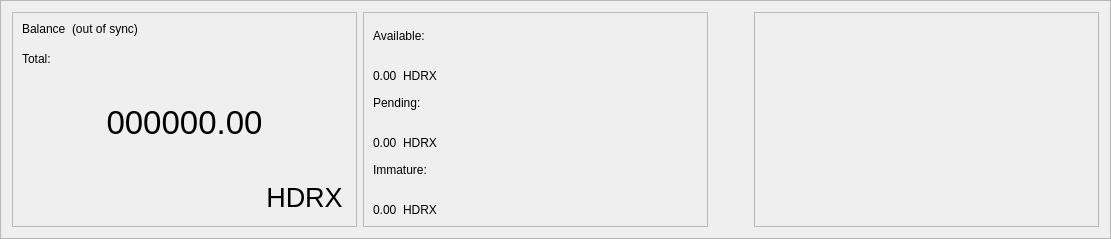
      <widget class="QFrame" name="frame_blue">
       <property name="enabled">
        <bool>true</bool>
       </property>
       <property name="sizePolicy">
        <sizepolicy hsizetype="Preferred" vsizetype="Preferred">
         <horstretch>0</horstretch>
         <verstretch>0</verstretch>
        </sizepolicy>
       </property>
       <property name="minimumSize">
        <size>
         <width>1065</width>
         <height>220</height>
        </size>
       </property>
       <property name="maximumSize">
        <size>
         <width>16777215</width>
         <height>16777215</height>
        </size>
       </property>
       <property name="sizeIncrement">
        <size>
         <width>0</width>
         <height>0</height>
        </size>
       </property>
       <property name="baseSize">
        <size>
         <width>0</width>
         <height>500</height>
        </size>
       </property>
       <property name="frameShape">
        <enum>QFrame::StyledPanel</enum>
       </property>
       <property name="frameShadow">
        <enum>QFrame::Raised</enum>
       </property>
       <layout class="QHBoxLayout" name="horizontalLayout">
        <item>
         <widget class="QFrame" name="frame_blue_1">
          <property name="minimumSize">
           <size>
            <width>345</width>
            <height>200</height>
           </size>
          </property>
          <property name="maximumSize">
           <size>
            <width>16777215</width>
            <height>16777215</height>
           </size>
          </property>
          <property name="frameShape">
           <enum>QFrame::StyledPanel</enum>
          </property>
          <property name="frameShadow">
           <enum>QFrame::Raised</enum>
          </property>
          <layout class="QHBoxLayout" name="horizontalLayout_2">
           <item>
            <layout class="QVBoxLayout" name="verticalLayout">
             <item>
              <layout class="QHBoxLayout" name="horizontalLayout_3">
               <property name="spacing">
                <number>6</number>
               </property>
               <property name="sizeConstraint">
                <enum>QLayout::SetFixedSize</enum>
               </property>
               <item>
                <widget class="QLabel" name="label_5">
                 <property name="minimumSize">
                  <size>
                   <width>0</width>
                   <height>24</height>
                  </size>
                 </property>
                 <property name="maximumSize">
                  <size>
                   <width>16777215</width>
                   <height>24</height>
                  </size>
                 </property>
                 <property name="text">
                  <string>Balance</string>
                 </property>
                 <property name="alignment">
                  <set>Qt::AlignLeading|Qt::AlignLeft|Qt::AlignTop</set>
                 </property>
                </widget>
               </item>
               <item>
                <widget class="QLabel" name="labelWalletStatus">
                 <property name="minimumSize">
                  <size>
                   <width>0</width>
                   <height>24</height>
                  </size>
                 </property>
                 <property name="maximumSize">
                  <size>
                   <width>16777215</width>
                   <height>24</height>
                  </size>
                 </property>
                 <property name="text">
                  <string>(out of sync)</string>
                 </property>
                 <property name="alignment">
                  <set>Qt::AlignLeading|Qt::AlignLeft|Qt::AlignTop</set>
                 </property>
                </widget>
               </item>
               <item>
                <spacer name="horizontalSpacer">
                 <property name="orientation">
                  <enum>Qt::Horizontal</enum>
                 </property>
                 <property name="sizeHint" stdset="0">
                  <size>
                   <width>40</width>
                   <height>20</height>
                  </size>
                 </property>
                </spacer>
               </item>
              </layout>
             </item>
             <item>
              <widget class="QLabel" name="labelTotalText">
               <property name="maximumSize">
                <size>
                 <width>16777215</width>
                 <height>15</height>
                </size>
               </property>
               <property name="text">
                <string>Total:</string>
               </property>
              </widget>
             </item>
             <item>
              <widget class="QLabel" name="labelTotal">
               <property name="sizePolicy">
                <sizepolicy hsizetype="Preferred" vsizetype="Preferred">
                 <horstretch>0</horstretch>
                 <verstretch>0</verstretch>
                </sizepolicy>
               </property>
               <property name="minimumSize">
                <size>
                 <width>0</width>
                 <height>100</height>
                </size>
               </property>
               <property name="maximumSize">
                <size>
                 <width>16777215</width>
                 <height>100</height>
                </size>
               </property>
               <property name="font">
                <font>
                 <pointsize>25</pointsize>
                 <weight>50</weight>
                 <bold>false</bold>
                </font>
               </property>
               <property name="mouseTracking">
                <bool>false</bool>
               </property>
               <property name="text">
                <string>000000.00</string>
               </property>
               <property name="alignment">
                <set>Qt::AlignCenter</set>
               </property>
              </widget>
             </item>
             <item>
              <layout class="QHBoxLayout" name="horizontalLayout_11">
               <item>
                <spacer name="horizontalSpacer_8">
                 <property name="orientation">
                  <enum>Qt::Horizontal</enum>
                 </property>
                 <property name="sizeHint" stdset="0">
                  <size>
                   <width>40</width>
                   <height>20</height>
                  </size>
                 </property>
                </spacer>
               </item>
               <item>
                <widget class="QPushButton" name="blabel_HDRX">
                 <property name="font">
                  <font>
                   <pointsize>20</pointsize>
                   <italic>false</italic>
                   <kerning>true</kerning>
                  </font>
                 </property>
                 <property name="cursor">
                  <cursorShape>PointingHandCursor</cursorShape>
                 </property>
                 <property name="text">
                  <string>HDRX</string>
                 </property>
                 <property name="flat">
                  <bool>true</bool>
                 </property>
                </widget>
               </item>
              </layout>
             </item>
            </layout>
           </item>
          </layout>
         </widget>
        </item>
        <item>
         <widget class="QFrame" name="frame_blue_2">
          <property name="minimumSize">
           <size>
            <width>345</width>
            <height>200</height>
           </size>
          </property>
          <property name="maximumSize">
           <size>
            <width>16777215</width>
            <height>16777215</height>
           </size>
          </property>
          <property name="frameShape">
           <enum>QFrame::StyledPanel</enum>
          </property>
          <property name="frameShadow">
           <enum>QFrame::Raised</enum>
          </property>
          <layout class="QVBoxLayout" name="verticalLayout_3">
           <item>
            <layout class="QVBoxLayout" name="verticalLayout_2">
             <item>
              <widget class="QLabel" name="labelBalanceText">
               <property name="text">
                <string>Available:</string>
               </property>
              </widget>
             </item>
             <item>
              <layout class="QHBoxLayout" name="horizontalLayout_4">
               <item>
                <widget class="QLabel" name="labelBalance">
                 <property name="text">
                  <string>0.00</string>
                 </property>
                 <property name="alignment">
                  <set>Qt::AlignBottom|Qt::AlignLeading|Qt::AlignLeft</set>
                 </property>
                </widget>
               </item>
               <item>
                <widget class="QLabel" name="label_HDRX2">
                 <property name="text">
                  <string>HDRX</string>
                 </property>
                 <property name="alignment">
                  <set>Qt::AlignBottom|Qt::AlignLeading|Qt::AlignLeft</set>
                 </property>
                </widget>
               </item>
               <item>
                <spacer name="horizontalSpacer_3">
                 <property name="orientation">
                  <enum>Qt::Horizontal</enum>
                 </property>
                 <property name="sizeHint" stdset="0">
                  <size>
                   <width>40</width>
                   <height>20</height>
                  </size>
                 </property>
                </spacer>
               </item>
              </layout>
             </item>
             <item>
              <widget class="QLabel" name="labelPendingText">
               <property name="text">
                <string>Pending:</string>
               </property>
              </widget>
             </item>
             <item>
              <layout class="QHBoxLayout" name="horizontalLayout_5">
               <item>
                <widget class="QLabel" name="labelUnconfirmed">
                 <property name="text">
                  <string>0.00</string>
                 </property>
                 <property name="alignment">
                  <set>Qt::AlignBottom|Qt::AlignLeading|Qt::AlignLeft</set>
                 </property>
                </widget>
               </item>
               <item>
                <widget class="QLabel" name="label_HDRX3">
                 <property name="text">
                  <string>HDRX</string>
                 </property>
                 <property name="alignment">
                  <set>Qt::AlignBottom|Qt::AlignLeading|Qt::AlignLeft</set>
                 </property>
                </widget>
               </item>
               <item>
                <spacer name="horizontalSpacer_4">
                 <property name="orientation">
                  <enum>Qt::Horizontal</enum>
                 </property>
                 <property name="sizeHint" stdset="0">
                  <size>
                   <width>40</width>
                   <height>20</height>
                  </size>
                 </property>
                </spacer>
               </item>
              </layout>
             </item>
             <item>
              <widget class="QLabel" name="labelImmatureText">
               <property name="text">
                <string>Immature:</string>
               </property>
              </widget>
             </item>
             <item>
              <layout class="QHBoxLayout" name="horizontalLayout_6">
               <item>
                <widget class="QLabel" name="labelImmature">
                 <property name="text">
                  <string>0.00</string>
                 </property>
                 <property name="alignment">
                  <set>Qt::AlignBottom|Qt::AlignLeading|Qt::AlignLeft</set>
                 </property>
                </widget>
               </item>
               <item>
                <widget class="QLabel" name="label_HDRX4">
                 <property name="text">
                  <string>HDRX</string>
                 </property>
                 <property name="alignment">
                  <set>Qt::AlignBottom|Qt::AlignLeading|Qt::AlignLeft</set>
                 </property>
                </widget>
               </item>
               <item>
                <spacer name="horizontalSpacer_5">
                 <property name="orientation">
                  <enum>Qt::Horizontal</enum>
                 </property>
                 <property name="sizeHint" stdset="0">
                  <size>
                   <width>40</width>
                   <height>20</height>
                  </size>
                 </property>
                </spacer>
               </item>
              </layout>
             </item>
            </layout>
           </item>
          </layout>
         </widget>
        </item>
        <item>
         <spacer name="horizontalSpacer_9">
          <property name="orientation">
           <enum>Qt::Horizontal</enum>
          </property>
          <property name="sizeHint" stdset="0">
           <size>
            <width>40</width>
            <height>20</height>
           </size>
          </property>
         </spacer>
        </item>
        <item>
         <widget class="QFrame" name="frame_blue_3">
          <property name="minimumSize">
           <size>
            <width>345</width>
            <height>200</height>
           </size>
          </property>
          <property name="maximumSize">
           <size>
            <width>16777215</width>
            <height>16777215</height>
           </size>
          </property>
          <property name="frameShape">
           <enum>QFrame::StyledPanel</enum>
          </property>
          <property name="frameShadow">
           <enum>QFrame::Raised</enum>
          </property>
          <layout class="QVBoxLayout" name="verticalLayout_5">
           <item>
            <layout class="QVBoxLayout" name="verticalLayout_4"/>
           </item>
          </layout>
         </widget>
        </item>
       </layout>
      </widget>
